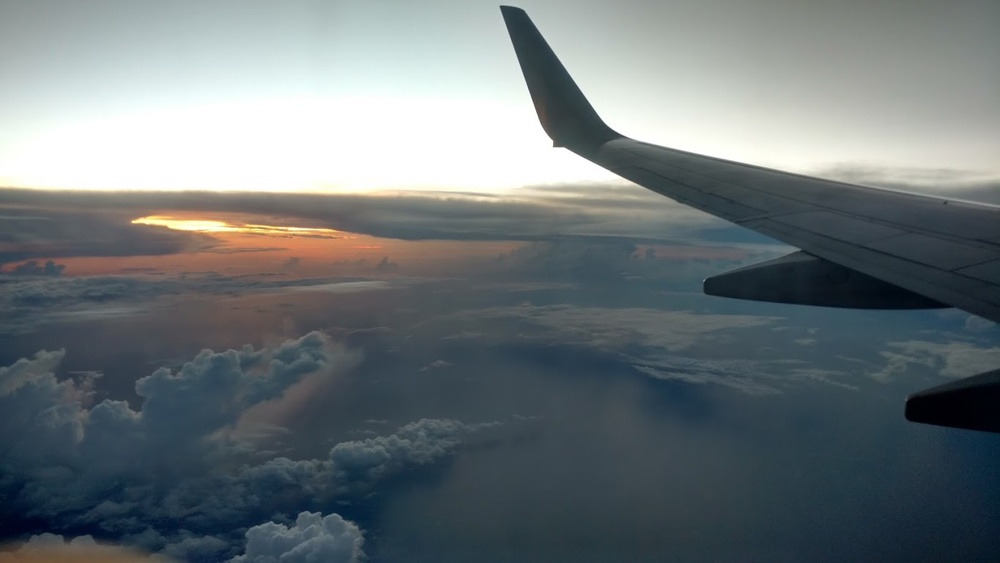
#> input picture morning.jpg, 1000 x 563 px, shrunk from 1365 x 768 before the run
$ jupyter execute 04_convolution.ipynb   (shell and % lines are left out)   (Python 2 division)
#> lines starting #> are read from the running program, lines starting #| are printed output that depends on the picture
[cell 1]
import numpy as np
x=[-1,2]#reverse order
h=[1,2,3,4]
print np.convolve(x,h,"same")#prefix zero padding
print np.convolve(x,h,"full")#postfix zero padding
print np.convolve(x,h,"valid")#no zero padding

[cell 2]
import numpy as np
from scipy import signal
from scipy import misc
import matplotlib.pyplot as plt
from PIL import Image
im=Image.open("morning.jpg")
#> im is the input picture: PIL image 1000x563 RGB; mean R, G, B 108.7, 117.4, 120.5
image_gr=im.convert("L")
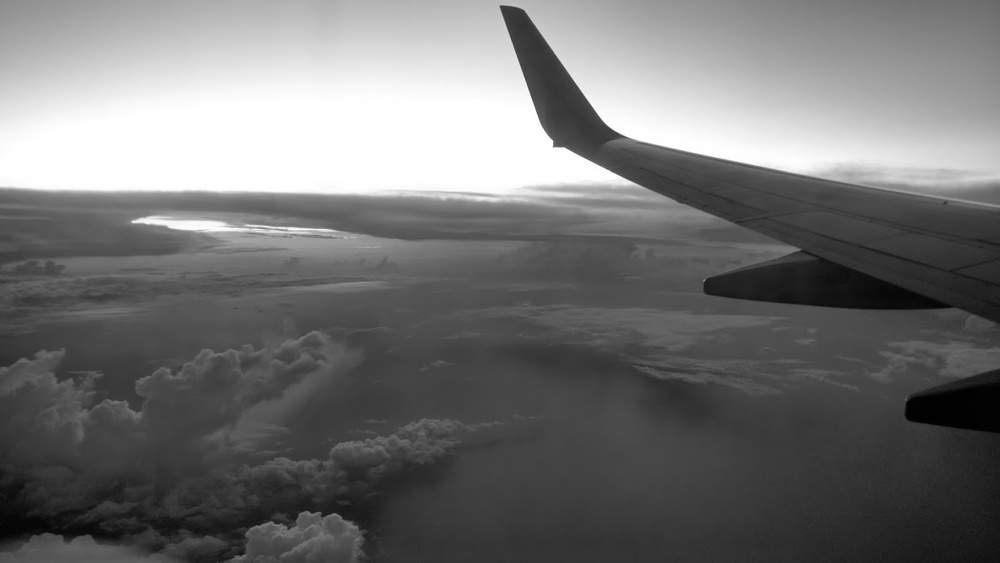
#> image_gr: PIL image 1000x563 L; min 0, max 255, mean 115.1
arr=np.asarray(image_gr)
imgplot=plt.imshow(arr)
imgplot.set_cmap('gray')
plt.show(imgplot)

[cell 3]
kernel=np.array([
                    [0,1,0],
                    [1,-4,1],
                    [0,1,0]
    ])

grad = signal.convolve2d(arr,kernel,mode='same',boundary='symm')
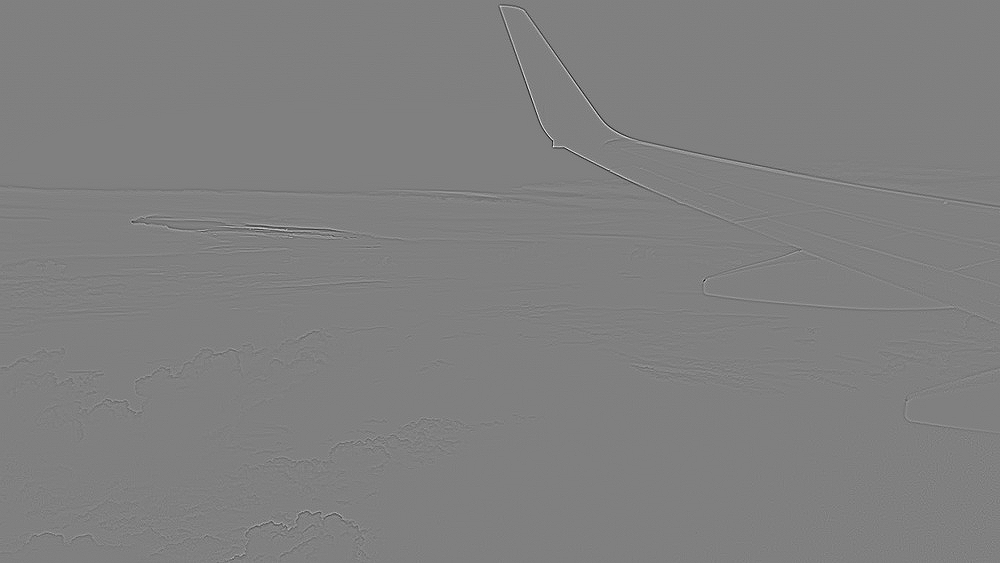
#> grad: shape (563, 1000) int64; min -196, max 194, mean 0; drawn with min black and max white

[cell 4]
fig, aux = plt.subplots(figsize=(10,10))
aux.imshow(np.absolute(grad),cmap='gray')
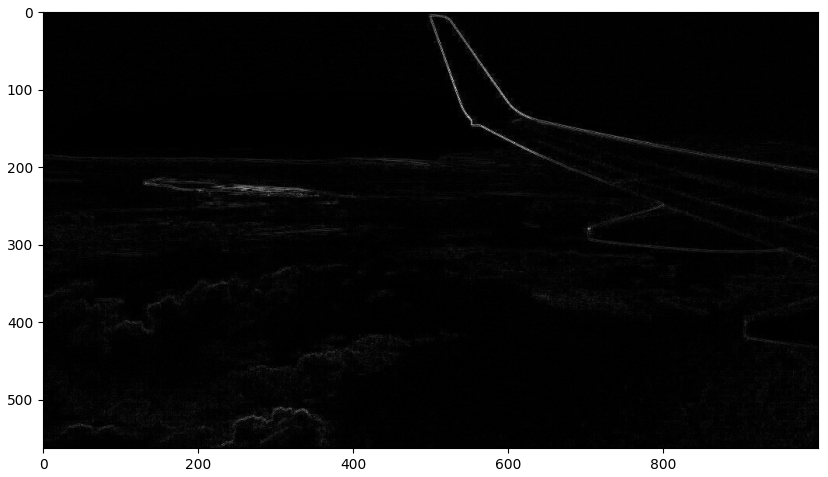
#> figure drawn by matplotlib, 1 panel
